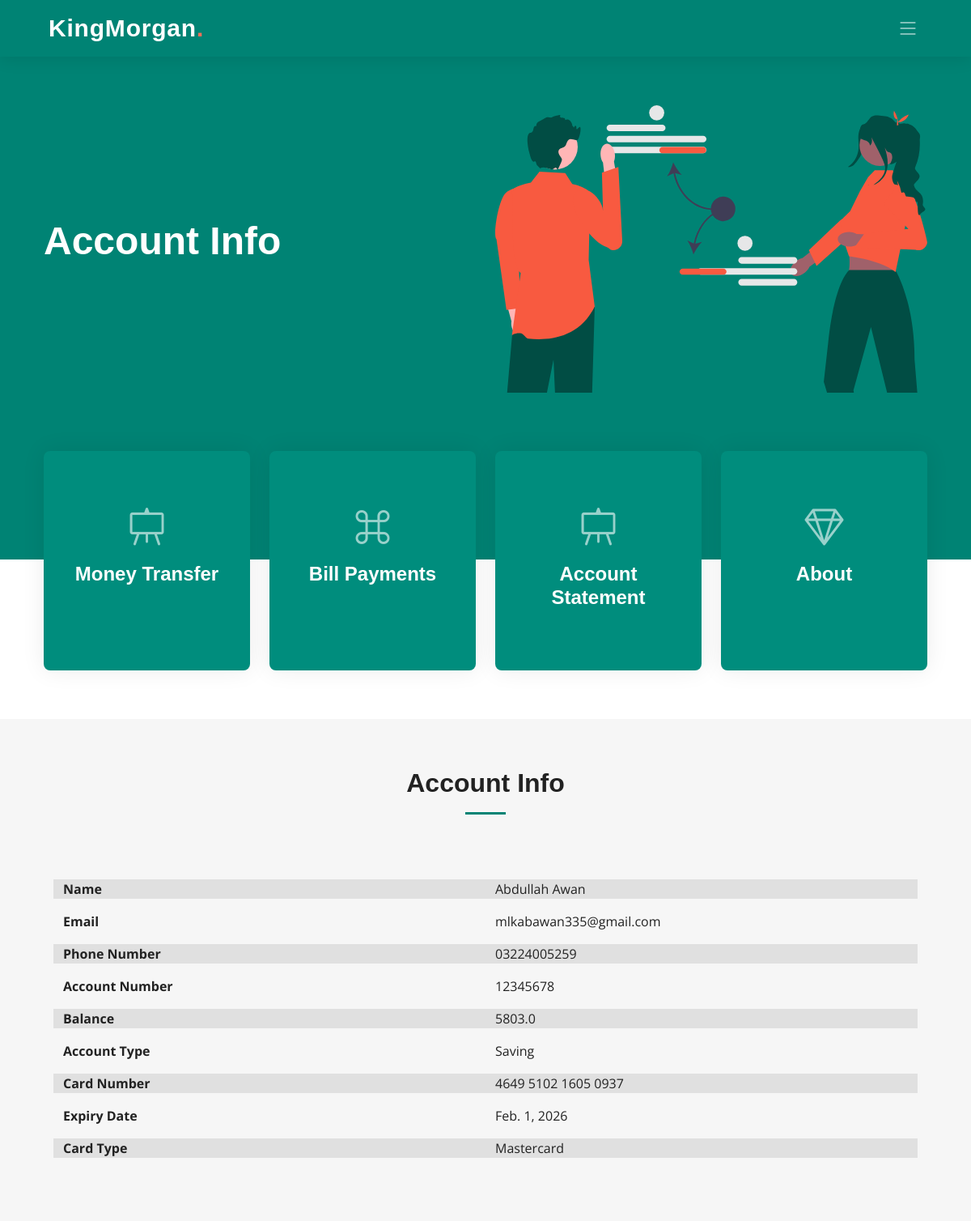
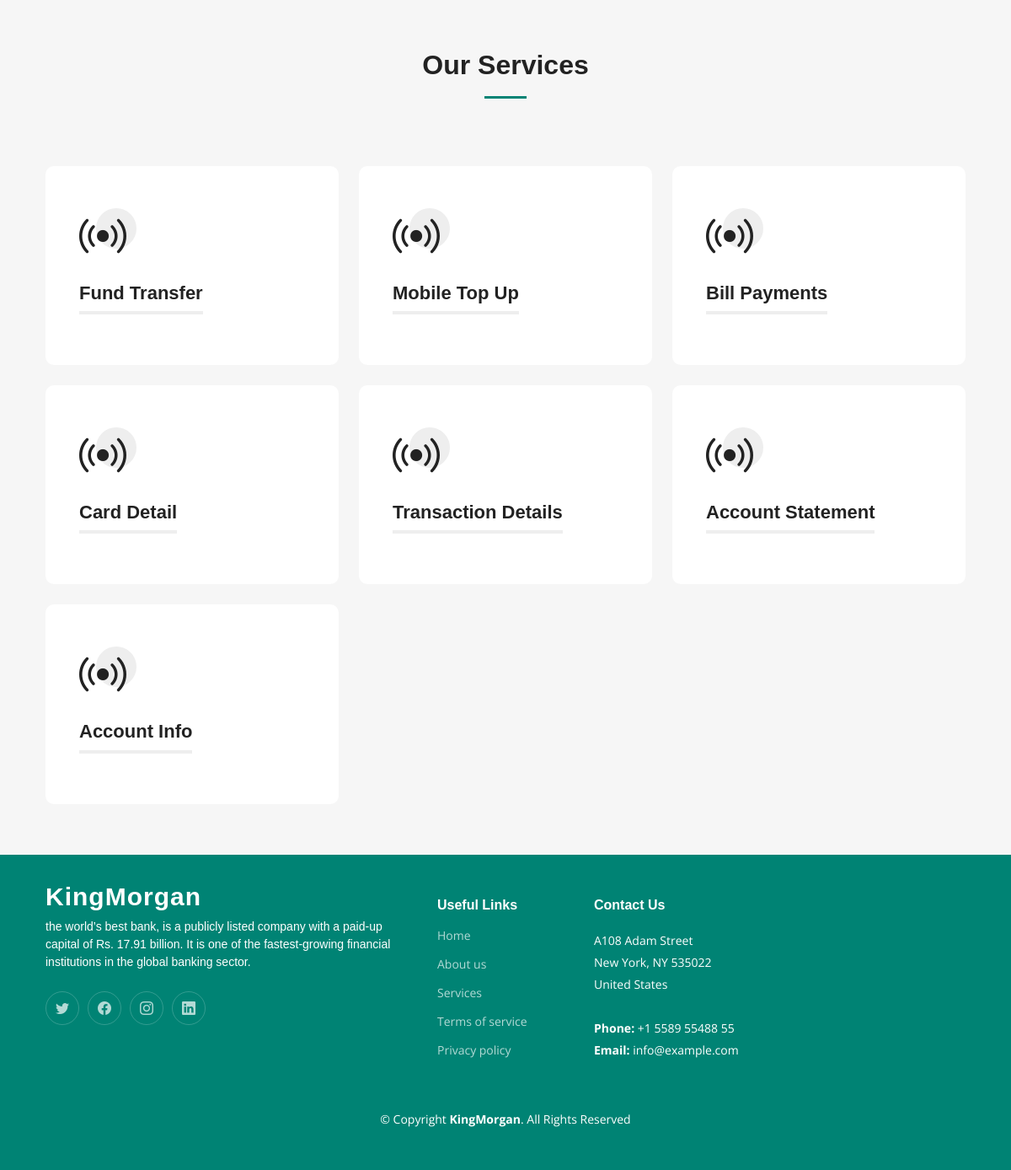
/accountInfo/ (signed in), run on the app's committed database (2 pictures, top to bottom).
### app/models.py (models this page shows)
class User(models.Model):
    name = models.CharField(max_length=100)
    email = models.EmailField()
    password = models.CharField(max_length=100)
    phone = models.CharField(max_length=100)
    address = models.CharField(max_length=100)
    CNIC = models.CharField(max_length=14, unique=True)
    phone = models.CharField(max_length=13, unique=True)
    username = models.CharField(max_length=150, null=False,default="")  # Added username field

class Accounts(models.Model):
    SAVING = 'Saving'
    CURRENT = 'Current'
    FIXED_DEPOSIT = 'Fixed Deposit'
    ACCOUNT_TYPE_CHOICES = [
        (SAVING, 'Saving'),
        (CURRENT, 'Current'),
        (FIXED_DEPOSIT, 'Fixed Deposit'),
    ]
    ACTIVE = 'Active'
    INACTIVE = 'Inactive'
    STATUS_CHOICES = [
        (ACTIVE, 'Active'),
        (INACTIVE, 'Inactive'),
    ]
    user = models.ForeignKey(User, on_delete=models.CASCADE)
    account_number = models.CharField(max_length=100, unique=True)
    balance = models.FloatField()
    account_type = models.CharField(max_length=20, choices=ACCOUNT_TYPE_CHOICES, default=CURRENT)
    status = models.CharField(max_length=20, choices=STATUS_CHOICES, default=ACTIVE)
    bank_id = models.ForeignKey('Banks', on_delete=models.CASCADE, default=11)

class ATMcards(models.Model):
    VISA = 'Visa'
    MASTERCARD = 'Mastercard'
    AMERICAN_EXPRESS = 'American Express'
    CARD_TYPE_CHOICES = [
        (VISA, 'Visa'),
        (MASTERCARD, 'Mastercard'),
        (AMERICAN_EXPRESS, 'American Express'),
    ]
    accounts = models.ForeignKey(Accounts, on_delete=models.CASCADE)
    card_number = models.CharField(max_length=16, unique=True)
    pin = models.CharField(max_length=4)
    expiry_date = models.DateField()
    card_type = models.CharField(max_length=20, choices=CARD_TYPE_CHOICES)
    is_active = models.BooleanField(default=False)

### app/views.py (the view)
# urls.py: path('accountInfo/', views.accountInfo, name="accountInfo"),
def accountInfo(request):
    user_id = request.session.get('user')  # Make sure this session key is correct
    user = get_object_or_404(User, pk=user_id)
    account = get_object_or_404(Accounts, user_id=user)  # Use user instance here
    card = get_object_or_404(ATMcards, accounts_id=account)  # Use account instance here
    print(user,account,card)
    print(card.expiry_date)
    return render(request,'dashboard/accountInfo.html',{'User' : user, 'Account' : account,'ATMcards': card, 'services': services})

### app/templates/Dashboard/accountInfo.html (shortened to what this page needs)
{% extends 'dashboard/index.html' %}
{% load static %}
{% block hero %}
<h2>Account Info</h2>
{% endblock hero %}
{% block content %}
<section id="services" class="services sections-bg">
    <div class="container" data-aos="fade-up">
        <div class="section-header">
            <h2>Account Info</h2>
        </div>
        <div class="container">
            <div class="row mb-3" style="background-color: #E0E0E0;">
                <div class="col-6 fw-bold">Name</div>
                <div class="col-6">{{ User.name }}</div>
              </div>
              <div class="row mb-3">
                <div class="col-6 fw-bold">Email</div>
                <div class="col-6">{{ User.email }}</div>
              </div>
              <div class="row mb-3" style="background-color: #E0E0E0;">
                <div class="col-6 fw-bold">Phone Number</div>
                <div class="col-6">{{ User.phone }}</div>
              </div>
            <div class="row mb-3" >
              <div class="col-6 fw-bold">Account Number</div>
              <div class="col-6">{{ Account.account_number }}</div>
            </div>
            <div class="row mb-3" style="background-color: #E0E0E0;">
              <div class="col-6 fw-bold">Balance</div>
              <div class="col-6">{{ Account.balance }}</div>
            </div>
            <div class="row mb-3" >
              <div class="col-6 fw-bold">Account Type</div>
              <div class="col-6">{{ Account.account_type }}</div>
            </div>
            <div class="row mb-3" style="background-color: #E0E0E0;">
              <div class="col-6 fw-bold">Card Number</div>
              <div class="col-6">{{ ATMcards.card_number }}</div>
            </div>
            <div class="row mb-3" >
              <div class="col-6 fw-bold">Expiry Date</div>
              <div class="col-6">{{ ATMcards.expiry_date }}</div>
            </div>
            <div class="row mb-3" style="background-color: #E0E0E0;">
              <div class="col-6 fw-bold">Card Type</div>
              <div class="col-6">{{ ATMcards.card_type }}</div>
            </div>
          </div>
    </div>
</section>
<section id="services" class="services sections-bg">
    <div class="container" data-aos="fade-up">
        <div class="section-header">
            <h2>Our Services</h2>
        </div>
        <div class="row gy-4" data-aos="fade-up" data-aos-delay="100">
            {% for service in services %}
                <div class="col-lg-4 col-md-6">
                    {% if service.url %}
                        <a href="{% url service.url %}">
                        <div class="service-item position-relative">
                            <div class="icon">
                                <i class="bi {{ service.icon }}"></i>
                            </div>
                            <h3>{{ service.name }}</h3>
                        </div>
                        </a>
                    {% endif %}
                </div>
            {% endfor %}
        </div>
    </div>
</section>
{% endblock content %}

### app/static/css/main.css (style rules this page uses)
:root { --font-default: "Open Sans", system-ui, -apple-system, "Segoe UI", Roboto, "Helvetica Neue", Arial, "Noto Sans", "Liberation Sans", sans-serif, "Apple Color Emoji", "Segoe UI Emoji", "Segoe UI Symbol", "Noto Color Emoji"; --font-primary: "Montserrat", sans-serif; --font-secondary: "Poppins", sans-serif; }
:root { --color-default: #222222; --color-primary: #008374; --color-secondary: #f85a40; }
:root { scroll-behavior: smooth; }
body { font-family: var(--font-default); color: var(--color-default); }
a { color: var(--color-primary); text-decoration: none; }
h1, h2, h3, h4, h5, h6 { font-family: var(--font-primary); }
section { padding: 60px 0; overflow: hidden; scroll-margin-top: 70px; overflow: clip; }
.sections-bg { background-color: #f6f6f6; }
.section-header { text-align: center; padding-bottom: 60px; }
.section-header h2 { font-size: 32px; font-weight: 600; margin-bottom: 20px; padding-bottom: 20px; position: relative; }
.section-header h2:after { content: ""; position: absolute; display: block; width: 50px; height: 3px; background: var(--color-primary); left: 0; right: 0; bottom: 0; margin: auto; }
.services { padding: 60px 0; }
.services .service-item { padding: 40px; background: #fff; height: 100%; border-radius: 10px; }
.services .service-item .icon { width: 48px; height: 48px; position: relative; margin-bottom: 50px; }
.services .service-item .icon i { color: var(--color-default); font-size: 56px; transition: ease-in-out 0.3s; z-index: 2; position: relative; }
.services .service-item .icon:before { position: absolute; content: ""; height: 100%; width: 100%; background: #eeeeee; border-radius: 50px; z-index: 1; top: 10px; right: -20px; transition: 0.3s; }
.services .service-item h3 { color: var(--color-default); font-weight: 700; margin: 0 0 20px 0; padding-bottom: 8px; font-size: 22px; position: relative; display: inline-block; border-bottom: 4px solid #eeeeee; transition: 0.3s; }
.hero h2 { font-size: 48px; font-weight: 700; margin-bottom: 20px; color: #fff; }

### data on the page
User: name "Abdullah Awan", email "mlkabawan335@gmail.com", phone "03224005259"
Accounts: account_number "12345678", balance "5803.0", account_type "Saving"
ATMcards: card_number "4649 5102 1605 0937", expiry_date "Feb. 1, 2026", card_type "Mastercard"

### other printed values
{{ service.name }} "Fund Transfer" "Mobile Top Up" "Bill Payments" "Card Detail" "Transaction Details" "Account Statement" "Account Info"
